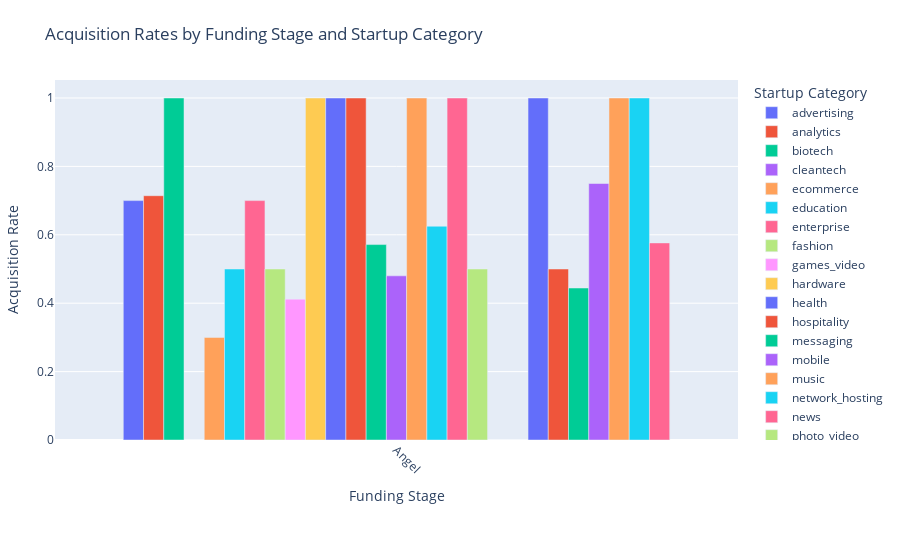

The code cell stored with this chart in its notebook:
### Code cell
angel = [
    {
        "$project": {
            "category": "$category_code",
            "funding_stages": [
                {"stage": "Angel", "present": "$has_angel"},

            ],
            "status": "$status"
        }
    },
    {
        "$unwind": "$funding_stages"
    },
    {
        "$match": {"funding_stages.present": 1}
    },
    {
        "$group": {
            "_id": {
                "category": "$category",
                "funding_stage": "$funding_stages.stage"
            },
            "totalCount": {"$sum": 1},
            "acquiredCount": {
                "$sum": {"$cond": [{"$eq": ["$status", "acquired"]}, 1, 0]}
            }
        }
    },
    {
        "$addFields": {
            "acquisition_rate": {"$divide": ["$acquiredCount", "$totalCount"]}
        }
    },
    {"$sort": {"_id.category": 1, "_id.funding_stage": 1}}
]
# Run
result = list(startup_data.aggregate(angel))

data = pd.DataFrame(result)

# Flatten the _id field into separate columns
data = pd.concat([data.drop(columns="_id"), data["_id"].apply(pd.Series)], axis=1)

# Rename columns for clarity
data.rename(columns={"category": "Startup Category", "funding_stage": "Funding Stage"}, inplace=True)

# Create a grouped bar chart
fig = px.bar(
    data,
    x="Funding Stage",
    y="acquisition_rate",
    color="Startup Category",  
    title="Acquisition Rates by Funding Stage and Startup Category",
    labels={
        "Funding Stage": "Funding Stage",
        "acquisition_rate": "Acquisition Rate",
        "Startup Category": "Startup Category"
    },
    barmode="group"  
)

# Adjust layout for readability
fig.update_layout(
    xaxis=dict(tickangle=45),  # Rotate x-axis labels
    legend=dict(title="Startup Category"),
    margin=dict(l=40, r=40, t=80, b=120)  # Adjust layout margins
)

fig.show()

### Figure 1 — Plotly figure (JSON) as saved in the notebook; plotly's stock layout.template omitted (floating-point values rounded to 4 significant figures)
{"data": [{"alignmentgroup": "True", "hovertemplate": "Startup Category=advertising<br>Funding Stage=%{x}<br>Acquisition Rate=%{y}<extra></extra>", "legendgroup": "advertising", "marker": {"color": "#636efa", "pattern": {"shape": ""}}, "name": "advertising", "offsetgroup": "advertising", "orientation": "v", "showlegend": true, "textposition": "auto", "type": "bar", "x": ["Angel"], "xaxis": "x", "y": [0.7], "yaxis": "y"}, {"alignmentgroup": "True", "hovertemplate": "Startup Category=analytics<br>Funding Stage=%{x}<br>Acquisition Rate=%{y}<extra></extra>", "legendgroup": "analytics", "marker": {"color": "#EF553B", "pattern": {"shape": ""}}, "name": "analytics", "offsetgroup": "analytics", "orientation": "v", "showlegend": true, "textposition": "auto", "type": "bar", "x": ["Angel"], "xaxis": "x", "y": [0.7143], "yaxis": "y"}, {"alignmentgroup": "True", "hovertemplate": "Startup Category=biotech<br>Funding Stage=%{x}<br>Acquisition Rate=%{y}<extra></extra>", "legendgroup": "biotech", "marker": {"color": "#00cc96", "pattern": {"shape": ""}}, "name": "biotech", "offsetgroup": "biotech", "orientation": "v", "showlegend": true, "textposition": "auto", "type": "bar", "x": ["Angel"], "xaxis": "x", "y": [1], "yaxis": "y"}, {"alignmentgroup": "True", "hovertemplate": "Startup Category=cleantech<br>Funding Stage=%{x}<br>Acquisition Rate=%{y}<extra></extra>", "legendgroup": "cleantech", "marker": {"color": "#ab63fa", "pattern": {"shape": ""}}, "name": "cleantech", "offsetgroup": "cleantech", "orientation": "v", "showlegend": true, "textposition": "auto", "type": "bar", "x": ["Angel"], "xaxis": "x", "y": [0], "yaxis": "y"}, {"alignmentgroup": "True", "hovertemplate": "Startup Category=ecommerce<br>Funding Stage=%{x}<br>Acquisition Rate=%{y}<extra></extra>", "legendgroup": "ecommerce", "marker": {"color": "#FFA15A", "pattern": {"shape": ""}}, "name": "ecommerce", "offsetgroup": "ecommerce", "orientation": "v", "showlegend": true, "textposition": "auto", "type": "bar", "x": ["Angel"], "xaxis": "x", "y": [0.3], "yaxis": "y"}, {"alignmentgroup": "True", "hovertemplate": "Startup Category=education<br>Funding Stage=%{x}<br>Acquisition Rate=%{y}<extra></extra>", "legendgroup": "education", "marker": {"color": "#19d3f3", "pattern": {"shape": ""}}, "name": "education", "offsetgroup": "education", "orientation": "v", "showlegend": true, "textposition": "auto", "type": "bar", "x": ["Angel"], "xaxis": "x", "y": [0.5], "yaxis": "y"}, {"alignmentgroup": "True", "hovertemplate": "Startup Category=enterprise<br>Funding Stage=%{x}<br>Acquisition Rate=%{y}<extra></extra>", "legendgroup": "enterprise", "marker": {"color": "#FF6692", "pattern": {"shape": ""}}, "name": "enterprise", "offsetgroup": "enterprise", "orientation": "v", "showlegend": true, "textposition": "auto", "type": "bar", "x": ["Angel"], "xaxis": "x", "y": [0.7], "yaxis": "y"}, {"alignmentgroup": "True", "hovertemplate": "Startup Category=fashion<br>Funding Stage=%{x}<br>Acquisition Rate=%{y}<extra></extra>", "legendgroup": "fashion", "marker": {"color": "#B6E880", "pattern": {"shape": ""}}, "name": "fashion", "offsetgroup": "fashion", "orientation": "v", "showlegend": true, "textposition": "auto", "type": "bar", "x": ["Angel"], "xaxis": "x", "y": [0.5], "yaxis": "y"}, {"alignmentgroup": "True", "hovertemplate": "Startup Category=games_video<br>Funding Stage=%{x}<br>Acquisition Rate=%{y}<extra></extra>", "legendgroup": "games_video", "marker": {"color": "#FF97FF", "pattern": {"shape": ""}}, "name": "games_video", "offsetgroup": "games_video", "orientation": "v", "showlegend": true, "textposition": "auto", "type": "bar", "x": ["Angel"], "xaxis": "x", "y": [0.4118], "yaxis": "y"}, {"alignmentgroup": "True", "hovertemplate": "Startup Category=hardware<br>Funding Stage=%{x}<br>Acquisition Rate=%{y}<extra></extra>", "legendgroup": "hardware", "marker": {"color": "#FECB52", "pattern": {"shape": ""}}, "name": "hardware", "offsetgroup": "hardware", "orientation": "v", "showlegend": true, "textposition": "auto", "type": "bar", "x": ["Angel"], "xaxis": "x", "y": [1], "yaxis": "y"}, {"alignmentgroup": "True", "hovertemplate": "Startup Category=health<br>Funding Stage=%{x}<br>Acquisition Rate=%{y}<extra></extra>", "legendgroup": "health", "marker": {"color": "#636efa", "pattern": {"shape": ""}}, "name": "health", "offsetgroup": "health", "orientation": "v", "showlegend": true, "textposition": "auto", "type": "bar", "x": ["Angel"], "xaxis": "x", "y": [1], "yaxis": "y"}, {"alignmentgroup": "True", "hovertemplate": "Startup Category=hospitality<br>Funding Stage=%{x}<br>Acquisition Rate=%{y}<extra></extra>", "legendgroup": "hospitality", "marker": {"color": "#EF553B", "pattern": {"shape": ""}}, "name": "hospitality", "offsetgroup": "hospitality", "orientation": "v", "showlegend": true, "textposition": "auto", "type": "bar", "x": ["Angel"], "xaxis": "x", "y": [1], "yaxis": "y"}, {"alignmentgroup": "True", "hovertemplate": "Startup Category=messaging<br>Funding Stage=%{x}<br>Acquisition Rate=%{y}<extra></extra>", "legendgroup": "messaging", "marker": {"color": "#00cc96", "pattern": {"shape": ""}}, "name": "messaging", "offsetgroup": "messaging", "orientation": "v", "showlegend": true, "textposition": "auto", "type": "bar", "x": ["Angel"], "xaxis": "x", "y": [0.5714], "yaxis": "y"}, {"alignmentgroup": "True", "hovertemplate": "Startup Category=mobile<br>Funding Stage=%{x}<br>Acquisition Rate=%{y}<extra></extra>", "legendgroup": "mobile", "marker": {"color": "#ab63fa", "pattern": {"shape": ""}}, "name": "mobile", "offsetgroup": "mobile", "orientation": "v", "showlegend": true, "textposition": "auto", "type": "bar", "x": ["Angel"], "xaxis": "x", "y": [0.48], "yaxis": "y"}, {"alignmentgroup": "True", "hovertemplate": "Startup Category=music<br>Funding Stage=%{x}<br>Acquisition Rate=%{y}<extra></extra>", "legendgroup": "music", "marker": {"color": "#FFA15A", "pattern": {"shape": ""}}, "name": "music", "offsetgroup": "music", "orientation": "v", "showlegend": true, "textposition": "auto", "type": "bar", "x": ["Angel"], "xaxis": "x", "y": [1], "yaxis": "y"}, {"alignmentgroup": "True", "hovertemplate": "Startup Category=network_hosting<br>Funding Stage=%{x}<br>Acquisition Rate=%{y}<extra></extra>", "legendgroup": "network_hosting", "marker": {"color": "#19d3f3", "pattern": {"shape": ""}}, "name": "network_hosting", "offsetgroup": "network_hosting", "orientation": "v", "showlegend": true, "textposition": "auto", "type": "bar", "x": ["Angel"], "xaxis": "x", "y": [0.625], "yaxis": "y"}, {"alignmentgroup": "True", "hovertemplate": "Startup Category=news<br>Funding Stage=%{x}<br>Acquisition Rate=%{y}<extra></extra>", "legendgroup": "news", "marker": {"color": "#FF6692", "pattern": {"shape": ""}}, "name": "news", "offsetgroup": "news", "orientation": "v", "showlegend": true, "textposition": "auto", "type": "bar", "x": ["Angel"], "xaxis": "x", "y": [1], "yaxis": "y"}, {"alignmentgroup": "True", "hovertemplate": "Startup Category=photo_video<br>Funding Stage=%{x}<br>Acquisition Rate=%{y}<extra></extra>", "legendgroup": "photo_video", "marker": {"color": "#B6E880", "pattern": {"shape": ""}}, "name": "photo_video", "offsetgroup": "photo_video", "orientation": "v", "showlegend": true, "textposition": "auto", "type": "bar", "x": ["Angel"], "xaxis": "x", "y": [0.5], "yaxis": "y"}, {"alignmentgroup": "True", "hovertemplate": "Startup Category=public_relations<br>Funding Stage=%{x}<br>Acquisition Rate=%{y}<extra></extra>", "legendgroup": "public_relations", "marker": {"color": "#FF97FF", "pattern": {"shape": ""}}, "name": "public_relations", "offsetgroup": "public_relations", "orientation": "v", "showlegend": true, "textposition": "auto", "type": "bar", "x": ["Angel"], "xaxis": "x", "y": [0], "yaxis": "y"}, {"alignmentgroup": "True", "hovertemplate": "Startup Category=real_estate<br>Funding Stage=%{x}<br>Acquisition Rate=%{y}<extra></extra>", "legendgroup": "real_estate", "marker": {"color": "#FECB52", "pattern": {"shape": ""}}, "name": "real_estate", "offsetgroup": "real_estate", "orientation": "v", "showlegend": true, "textposition": "auto", "type": "bar", "x": ["Angel"], "xaxis": "x", "y": [0], "yaxis": "y"}, {"alignmentgroup": "True", "hovertemplate": "Startup Category=search<br>Funding Stage=%{x}<br>Acquisition Rate=%{y}<extra></extra>", "legendgroup": "search", "marker": {"color": "#636efa", "pattern": {"shape": ""}}, "name": "search", "offsetgroup": "search", "orientation": "v", "showlegend": true, "textposition": "auto", "type": "bar", "x": ["Angel"], "xaxis": "x", "y": [1], "yaxis": "y"}, {"alignmentgroup": "True", "hovertemplate": "Startup Category=security<br>Funding Stage=%{x}<br>Acquisition Rate=%{y}<extra></extra>", "legendgroup": "security", "marker": {"color": "#EF553B", "pattern": {"shape": ""}}, "name": "security", "offsetgroup": "security", "orientation": "v", "showlegend": true, "textposition": "auto", "type": "bar", "x": ["Angel"], "xaxis": "x", "y": [0.5], "yaxis": "y"}, {"alignmentgroup": "True", "hovertemplate": "Startup Category=social<br>Funding Stage=%{x}<br>Acquisition Rate=%{y}<extra></extra>", "legendgroup": "social", "marker": {"color": "#00cc96", "pattern": {"shape": ""}}, "name": "social", "offsetgroup": "social", "orientation": "v", "showlegend": true, "textposition": "auto", "type": "bar", "x": ["Angel"], "xaxis": "x", "y": [0.4444], "yaxis": "y"}, {"alignmentgroup": "True", "hovertemplate": "Startup Category=software<br>Funding Stage=%{x}<br>Acquisition Rate=%{y}<extra></extra>", "legendgroup": "software", "marker": {"color": "#ab63fa", "pattern": {"shape": ""}}, "name": "software", "offsetgroup": "software", "orientation": "v", "showlegend": true, "textposition": "auto", "type": "bar", "x": ["Angel"], "xaxis": "x", "y": [0.75], "yaxis": "y"}, {"alignmentgroup": "True", "hovertemplate": "Startup Category=sports<br>Funding Stage=%{x}<br>Acquisition Rate=%{y}<extra></extra>", "legendgroup": "sports", "marker": {"color": "#FFA15A", "pattern": {"shape": ""}}, "name": "sports", "offsetgroup": "sports", "orientation": "v", "showlegend": true, "textposition": "auto", "type": "bar", "x": ["Angel"], "xaxis": "x", "y": [1], "yaxis": "y"}, {"alignmentgroup": "True", "hovertemplate": "Startup Category=travel<br>Funding Stage=%{x}<br>Acquisition Rate=%{y}<extra></extra>", "legendgroup": "travel", "marker": {"color": "#19d3f3", "pattern": {"shape": ""}}, "name": "travel", "offsetgroup": "travel", "orientation": "v", "showlegend": true, "textposition": "auto", "type": "bar", "x": ["Angel"], "xaxis": "x", "y": [1], "yaxis": "y"}, {"alignmentgroup": "True", "hovertemplate": "Startup Category=web<br>Funding Stage=%{x}<br>Acquisition Rate=%{y}<extra></extra>", "legendgroup": "web", "marker": {"color": "#FF6692", "pattern": {"shape": ""}}, "name": "web", "offsetgroup": "web", "orientation": "v", "showlegend": true, "textposition": "auto", "type": "bar", "x": ["Angel"], "xaxis": "x", "y": [0.5763], "yaxis": "y"}], "layout": {"barmode": "group", "legend": {"title": {"text": "Startup Category"}, "tracegroupgap": 0}, "margin": {"b": 120, "l": 40, "r": 40, "t": 80}, "title": {"text": "Acquisition Rates by Funding Stage and Startup Category"}, "xaxis": {"anchor": "y", "domain": [0, 1], "tickangle": 45, "title": {"text": "Funding Stage"}}, "yaxis": {"anchor": "x", "domain": [0, 1], "title": {"text": "Acquisition Rate"}}}}
